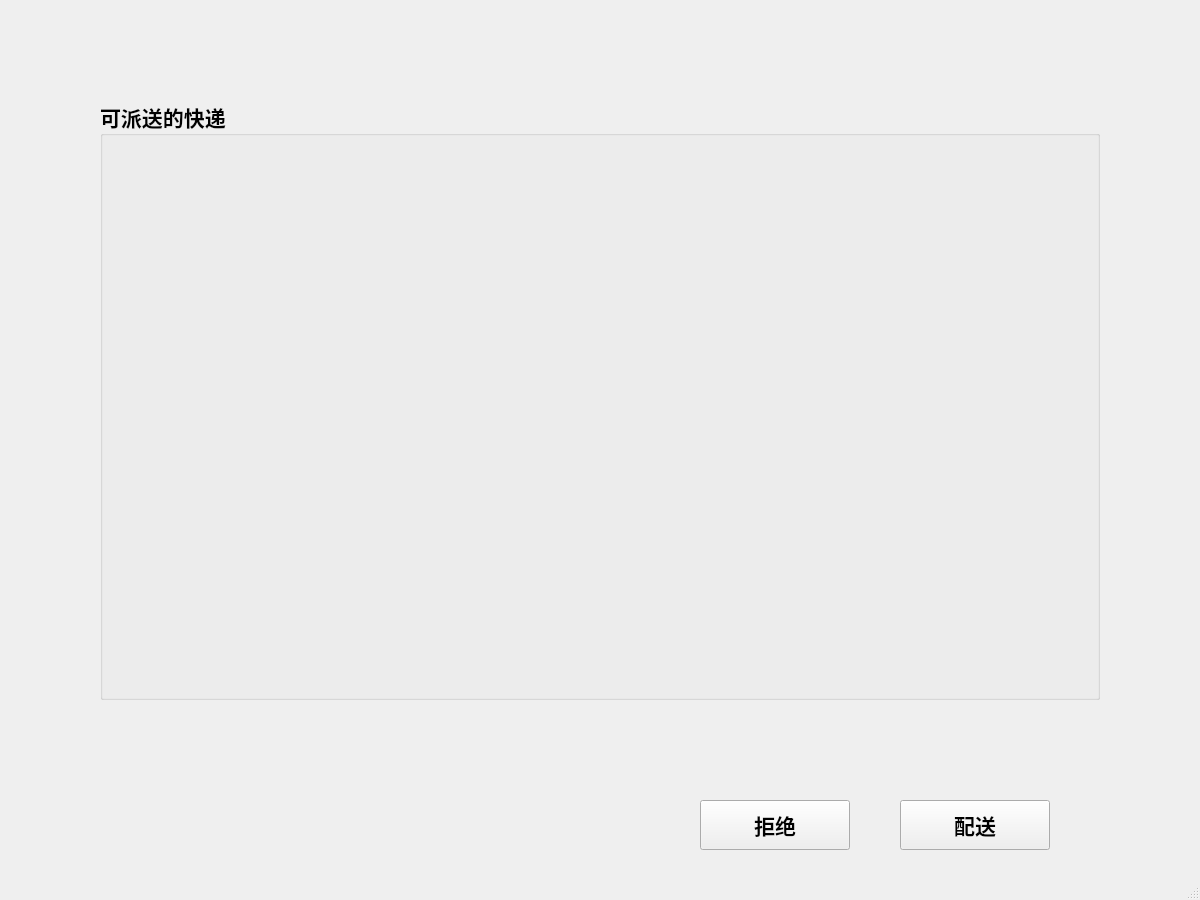
<?xml version="1.0" encoding="UTF-8"?>
<ui version="4.0">
 <class>MainWindow_Courier</class>
 <widget class="QMainWindow" name="MainWindow_Courier">
  <property name="geometry">
   <rect>
    <x>0</x>
    <y>0</y>
    <width>1200</width>
    <height>900</height>
   </rect>
  </property>
  <property name="font">
   <font>
    <family>Microsoft YaHei</family>
    <pointsize>16</pointsize>
    <bold>true</bold>
   </font>
  </property>
  <property name="windowTitle">
   <string>MainWindow</string>
  </property>
  <widget class="QWidget" name="centralwidget">
   <widget class="QGroupBox" name="groupBox">
    <property name="geometry">
     <rect>
      <x>100</x>
      <y>100</y>
      <width>1000</width>
      <height>600</height>
     </rect>
    </property>
    <property name="title">
     <string>可派送的快递</string>
    </property>
   </widget>
   <widget class="QPushButton" name="pushButton_delivery">
    <property name="geometry">
     <rect>
      <x>900</x>
      <y>800</y>
      <width>150</width>
      <height>50</height>
     </rect>
    </property>
    <property name="text">
     <string>配送</string>
    </property>
   </widget>
   <widget class="QPushButton" name="pushButton_reject">
    <property name="geometry">
     <rect>
      <x>700</x>
      <y>800</y>
      <width>150</width>
      <height>50</height>
     </rect>
    </property>
    <property name="text">
     <string>拒绝</string>
    </property>
   </widget>
  </widget>
  <widget class="QStatusBar" name="statusbar"/>
 </widget>
 <resources/>
 <connections/>
</ui>
